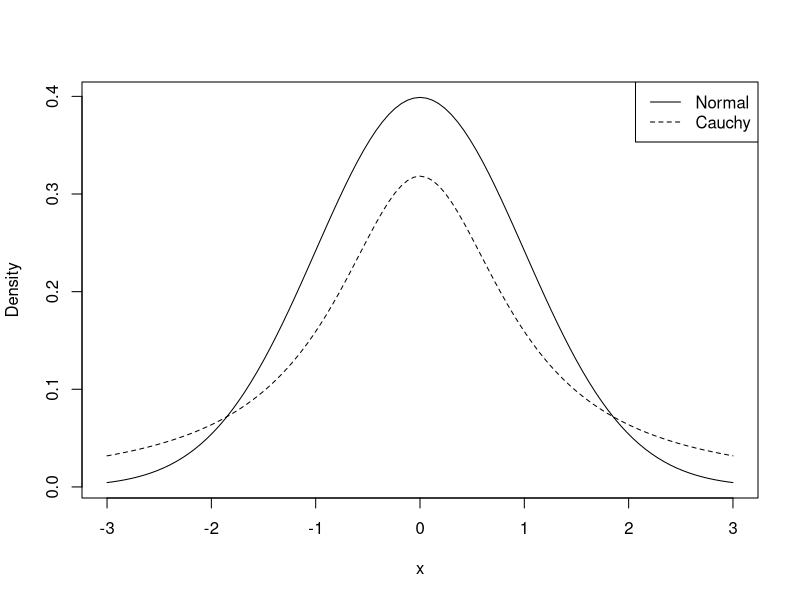

Recreate this plot in R.
# Figure 1
tiff(filename = "ch14.figure1.tiff", height = 1350, width = 1800, unit = "px",
     compression = c("lzw"), res = 300)

curve(dnorm(x), -3, 3, ylab = "Density") # Plot normal distribution (solid line) 
curve(dt(x,1), -3, 3, add = T, lty = 2) 
legend("topright", lty = c(1, 2), legend=c("Normal", "Cauchy"))

dev.off()
